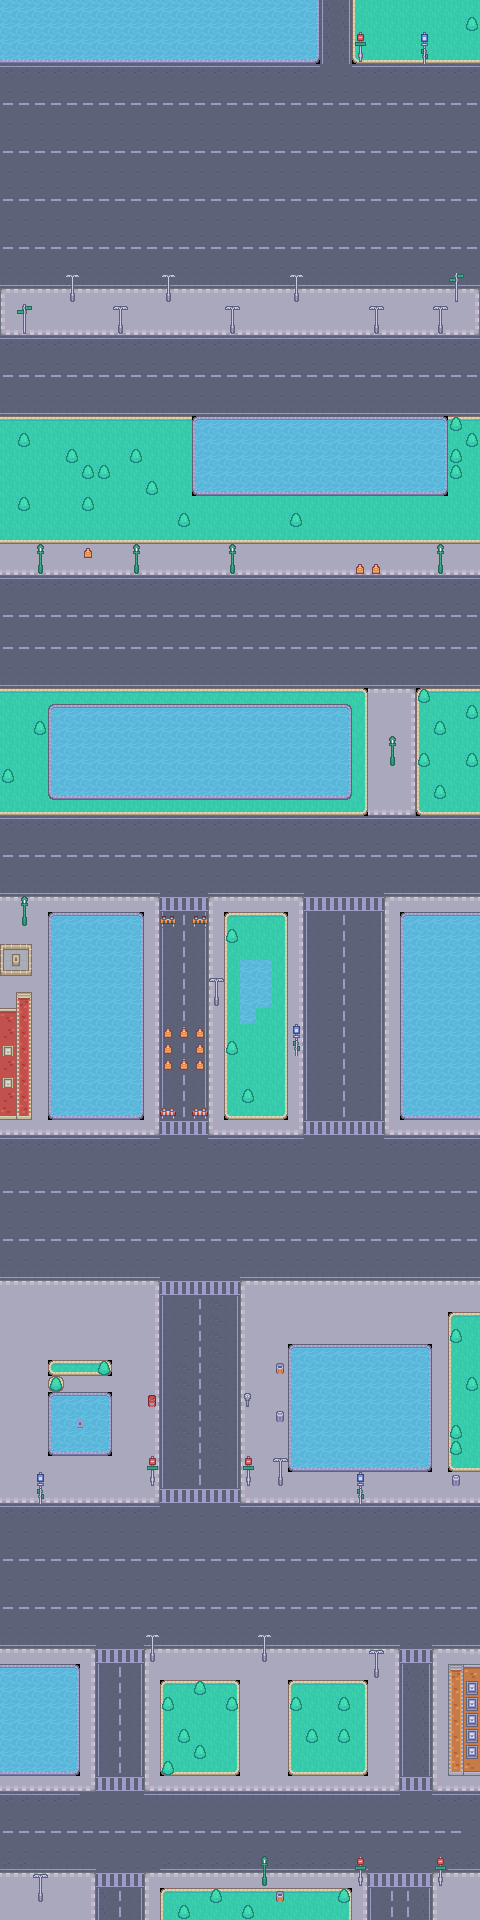

This is a level from a 2D game, rendered from its Tiled map with the project's own tilesets. A one-line summary and the map file follow, with tile-layer data summarised:
An orthogonal 30x120 tile map with 16x16 px tiles, 4 tile layers (background, background2, terrain, water), 2 tilesets and 74 objects.

<map version="1.10" tiledversion="1.12.2" orientation="orthogonal" renderorder="right-down" width="30" height="120" tilewidth="16" tileheight="16" infinite="0" nextlayerid="9" nextobjectid="105">
 <tileset firstgid="1" name="background3" tilewidth="16" tileheight="16" tilecount="486" columns="27">
  <image source="tilemap_packed.png" width="432" height="288" />
 </tileset>
 <tileset firstgid="487" name="background2" tilewidth="21" tileheight="21" tilecount="900" columns="30">
  <image source="tilemap_packed2.png" width="630" height="630" />
 </tileset>
 <layer id="1" name="background" width="30" height="120">
  <data>[3600 cells, 3154 non-empty, 37 distinct tile ids]</data>
 </layer>
 <layer id="5" name="background2" width="30" height="120">
  <data>[3600 cells, 83 non-empty, 24 distinct tile ids]</data>
 </layer>
 <layer id="2" name="terrain" width="30" height="120">
  <data>[3600 cells, 82 non-empty, 11 distinct tile ids]</data>
 </layer>
 <objectgroup id="3" name="enemies">
  <object id="26" gid="717" x="369" y="1786" width="21" height="21">
   <properties>
    <property name="name" value="bubble_pink" />
   </properties>
  </object>
  <object id="27" gid="717" x="455.5" y="1663.5" width="21" height="21">
   <properties>
    <property name="name" value="bubble_pink" />
   </properties>
  </object>
  <object id="28" gid="717" x="456.5" y="1130.83" width="21" height="21">
   <properties>
    <property name="name" value="bubble_pink" />
   </properties>
  </object>
  <object id="29" gid="717" x="385.5" y="1661.5" width="21" height="21">
   <properties>
    <property name="name" value="bubble_pink" />
   </properties>
  </object>
  <object id="31" gid="717" x="418.833" y="1334.67" width="21" height="21">
   <properties>
    <property name="name" value="bubble_pink" />
   </properties>
  </object>
  <object id="32" gid="717" x="102.5" y="1332.5" width="21" height="21">
   <properties>
    <property name="name" value="bubble_pink" />
   </properties>
  </object>
  <object id="33" gid="717" x="436" y="911" width="21" height="21">
   <properties>
    <property name="name" value="bubble_pink" />
   </properties>
  </object>
  <object id="34" gid="717" x="454.5" y="564.5" width="21" height="21">
   <properties>
    <property name="name" value="bubble_pink" />
   </properties>
  </object>
  <object id="35" gid="717" x="266.667" y="563.667" width="21" height="21">
   <properties>
    <property name="name" value="bubble_pink" />
   </properties>
  </object>
  <object id="36" gid="717" x="463" y="319" width="21" height="21">
   <properties>
    <property name="name" value="bubble_pink" />
   </properties>
  </object>
  <object id="37" gid="717" x="291.333" y="317.667" width="21" height="21">
   <properties>
    <property name="name" value="bubble_pink" />
   </properties>
  </object>
  <object id="64" gid="454" x="445.333" y="1822" width="16" height="16">
   <properties>
    <property name="direction" value="left" />
    <property name="name" value="car_spawner" />
   </properties>
  </object>
  <object id="65" gid="482" x="17.3333" y="1856" width="16" height="16">
   <properties>
    <property name="direction" value="right" />
    <property name="name" value="car_spawner" />
   </properties>
  </object>
  <object id="66" gid="482" x="22.6667" y="1633.33" width="16" height="16">
   <properties>
    <property name="direction" value="right" />
    <property name="name" value="car_spawner" />
   </properties>
  </object>
  <object id="67" gid="482" x="4" y="1537.33" width="16" height="16">
   <properties>
    <property name="direction" value="right" />
    <property name="name" value="car_spawner" />
   </properties>
  </object>
  <object id="68" gid="482" x="18.6667" y="1264.67" width="16" height="16">
   <properties>
    <property name="direction" value="right" />
    <property name="name" value="car_spawner" />
   </properties>
  </object>
  <object id="69" gid="482" x="22" y="845.333" width="16" height="16">
   <properties>
    <property name="direction" value="right" />
    <property name="name" value="car_spawner" />
   </properties>
  </object>
  <object id="70" gid="482" x="3.99997" y="672.666" width="16" height="16">
   <properties>
    <property name="direction" value="right" />
    <property name="name" value="car_spawner" />
   </properties>
  </object>
  <object id="71" gid="482" x="6.6667" y="275.333" width="16" height="16">
   <properties>
    <property name="direction" value="right" />
    <property name="name" value="car_spawner" />
   </properties>
  </object>
  <object id="72" gid="482" x="0.333337" y="178" width="16" height="16">
   <properties>
    <property name="direction" value="right" />
    <property name="name" value="car_spawner" />
   </properties>
  </object>
  <object id="73" gid="482" x="64" y="95.3333" width="16" height="16">
   <properties>
    <property name="direction" value="right" />
    <property name="name" value="car_spawner" />
   </properties>
  </object>
  <object id="74" gid="454" x="466" y="135.333" width="16" height="16">
   <properties>
    <property name="direction" value="left" />
    <property name="name" value="car_spawner" />
   </properties>
  </object>
  <object id="75" gid="454" x="459.333" y="229.333" width="16" height="16">
   <properties>
    <property name="direction" value="left" />
    <property name="name" value="car_spawner" />
   </properties>
  </object>
  <object id="76" gid="454" x="458" y="366.666" width="16" height="16">
   <properties>
    <property name="direction" value="left" />
    <property name="name" value="car_spawner" />
   </properties>
  </object>
  <object id="77" gid="454" x="397.333" y="405.334" width="16" height="16">
   <properties>
    <property name="direction" value="left" />
    <property name="name" value="car_spawner" />
   </properties>
  </object>
  <object id="78" gid="454" x="445.333" y="636.667" width="16" height="16">
   <properties>
    <property name="direction" value="left" />
    <property name="name" value="car_spawner" />
   </properties>
  </object>
  <object id="80" gid="454" x="452" y="878" width="16" height="16">
   <properties>
    <property name="direction" value="left" />
    <property name="name" value="car_spawner" />
   </properties>
  </object>
  <object id="81" gid="454" x="461.333" y="1220.67" width="16" height="16">
   <properties>
    <property name="direction" value="left" />
    <property name="name" value="car_spawner" />
   </properties>
  </object>
  <object id="82" gid="454" x="434.667" y="1168.67" width="16" height="16">
   <properties>
    <property name="direction" value="left" />
    <property name="name" value="car_spawner" />
   </properties>
  </object>
  <object id="83" gid="454" x="453.333" y="1592" width="16" height="16">
   <properties>
    <property name="direction" value="left" />
    <property name="name" value="car_spawner" />
   </properties>
  </object>
  <object id="84" gid="482" x="22" y="604.667" width="16" height="16">
   <properties>
    <property name="direction" value="right" />
    <property name="name" value="car_spawner" />
   </properties>
  </object>
  <object id="85" gid="348" x="416.667" y="1310.67" width="16" height="16">
   <properties>
    <property name="name" value="elderly" />
   </properties>
  </object>
  <object id="86" gid="348" x="336" y="1678" width="16" height="16">
   <properties>
    <property name="name" value="elderly" />
   </properties>
  </object>
  <object id="87" gid="565" x="318.667" y="1667.67" width="21" height="21">
   <properties>
    <property name="name" value="item_coin" />
   </properties>
  </object>
  </objectgroup>
 <objectgroup id="4" name="items">
  <!-- 34 objects omitted --></objectgroup>
 <layer id="8" name="water" width="30" height="120">
  <data>[3600 cells, 547 non-empty, 13 distinct tile ids]</data>
 </layer>
</map>
<!-- 40 of 74 objects omitted -->
